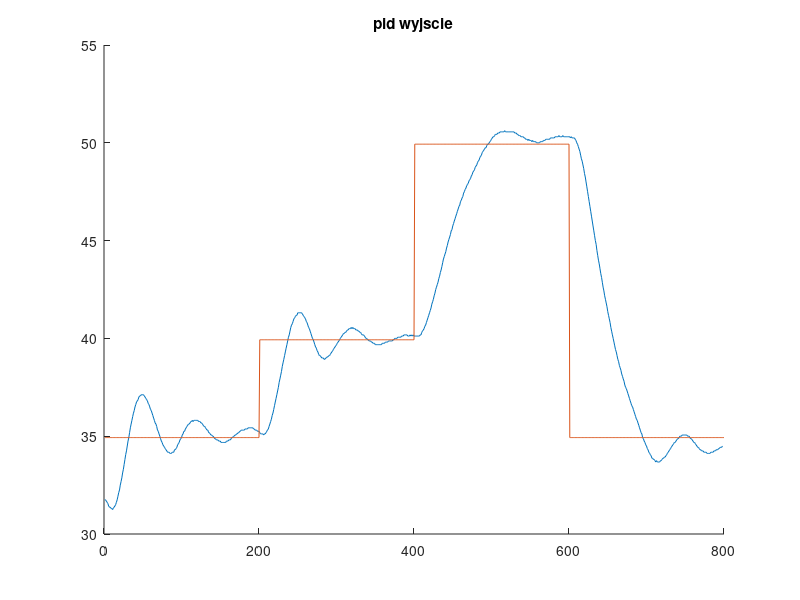
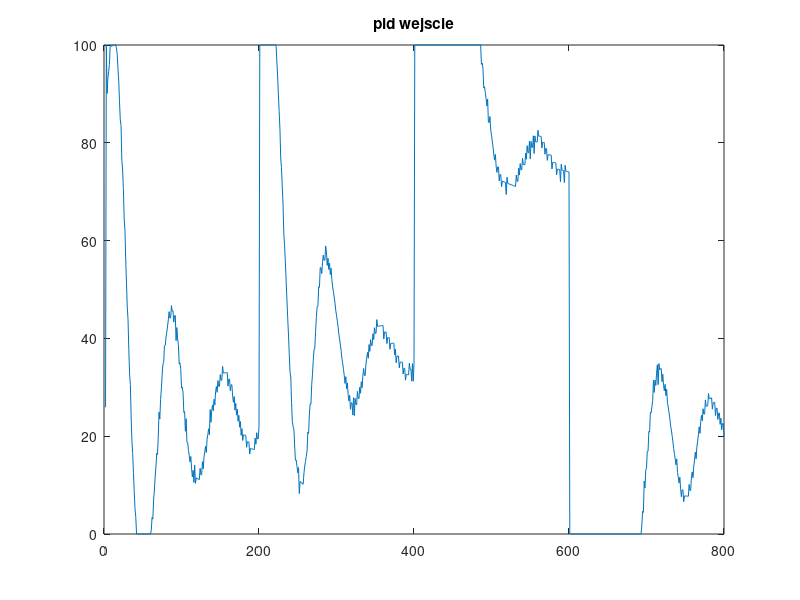

Reproduce these figures in MATLAB, in order. (Note: this script raises an error after producing the figures.)
clear all
load('lab3_pid.mat');

figure(1)
hold on
title('pid wyjscie');
plot(y);
plot(setpoint);
hold off

figure(2)
plot(input);
title('pid wejscie');

input_ts = [(1:length(input))' input];
output_ts = [(1:length(y))' y'];
stpt_ts = [(1:length(setpoint))' setpoint'];

dlmwrite(strcat('../data/lab/zad3/pid_input.csv'), input_ts, '\t');
dlmwrite(strcat('../data/lab/zad3/pid_output.csv'), output_ts, '\t');
dlmwrite(strcat('../data/lab/zad3/pid_stpt.csv'), stpt_ts, '\t');


clear all
load('lab3_dmc.mat');

figure(3)
hold on
plot(y);
plot(setpoint);
title('dmc wyjscie');
hold off

figure(4)
plot(input);
title('dmc wejscie');

input_ts = [(1:length(input))' input];
output_ts = [(1:length(y))' y'];
stpt_ts = [(1:length(setpoint))' setpoint'];

dlmwrite(strcat('../data/lab/zad3/dmc_input.csv'), input_ts, '\t');
dlmwrite(strcat('../data/lab/zad3/dmc_output.csv'), output_ts, '\t');
dlmwrite(strcat('../data/lab/zad3/dmc_stpt.csv'), stpt_ts, '\t');